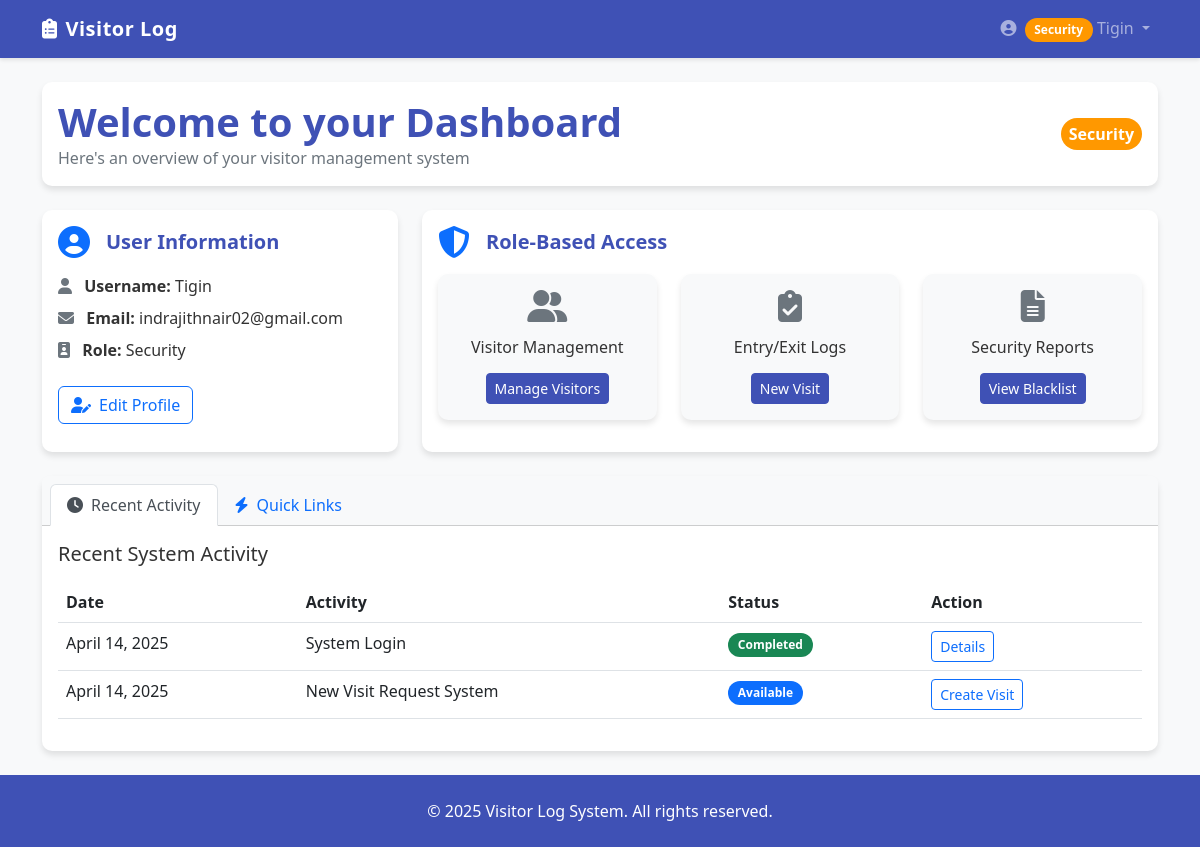
The page /dashboard/ (signed in) on the database as committed earlier.
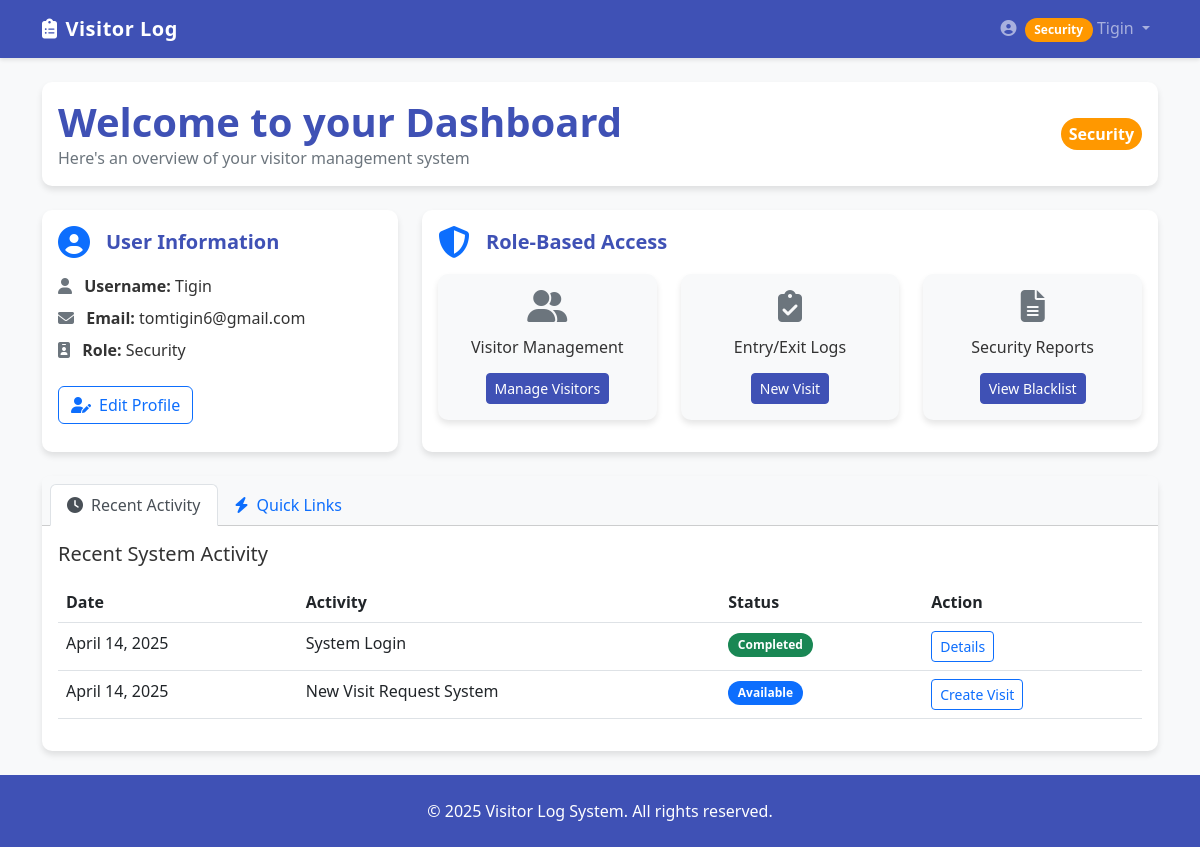
The same page on the database as committed later.
### users/models.py (models this page shows, shortened)
class CustomUser(AbstractUser):
    class Role(models.TextChoices):
        ADMIN = 'ADMIN', 'Admin'
        RESIDENT = 'RESIDENT', 'Resident'
        SECURITY = 'SECURITY', 'Security'
    role = models.CharField(
        max_length=10,
        choices=Role.choices,
        default=Role.RESIDENT
    )

### users/views.py (the view)
# urls.py: path('dashboard/', views.DashboardView.as_view(), name='dashboard'),
class DashboardView(LoginRequiredMixin, TemplateView):
    template_name = 'users/dashboard.html'
    def get_context_data(self, **kwargs):
        context = super().get_context_data(**kwargs)
        user = self.request.user
        context['user'] = user
        return context

### users/templates/users/dashboard.html (shortened to what the changed rows need)
{% extends "base.html" %}
{% load static %}
{% block content %}
<div class="container">
    <div class="row mb-4">
        <div class="col-12">
            <div class="card">
                <div class="card-body d-flex align-items-center">
                    <div>
                        <h1 class="card-title mb-0">Welcome to your Dashboard</h1>
                    </div>
                </div>
            </div>
        </div>
    </div>
    <div class="row g-4">
        <div class="col-md-4">
            <div class="card h-100">
                <div class="card-body">
                    <div class="card-text">
                        <div class="mb-2">
                            <i class="fas fa-user me-2 text-muted"></i>
                            <strong>Username:</strong> {{ user.username }}
                        </div>
                        <div class="mb-2">
                            <i class="fas fa-envelope me-2 text-muted"></i>
                            <strong>Email:</strong> {{ user.email }}
                        </div>
                        <div class="mb-2">
                            <i class="fas fa-id-badge me-2 text-muted"></i>
                            <strong>Role:</strong> {{ user.get_role_display }}
                        </div>
                    </div>
                </div>
            </div>
        </div>
        <div class="col-12">
            <div class="card">
                <div class="card-body">
                    <div class="tab-content" id="dashboardTabsContent">
                        <div class="tab-pane fade show active" id="activity" role="tabpanel" aria-labelledby="activity-tab">
                            <div class="row">
                                <div class="col-12">
                                    <div class="table-responsive">
                                        <table class="table table-hover">
                                            <thead>
                                                <tr>
                                                    <th scope="col">Date</th>
                                                    <th scope="col">Activity</th>
                                                    <th scope="col">Status</th>
                                                    <th scope="col">Action</th>
                                                </tr>
                                            </thead>
                                        </table>
                                    </div>
                                </div>
                            </div>
                        </div>
                    </div>
                </div>
            </div>
        </div>
    </div>
</div>
{% endblock %}

### users/templates/base.html (shortened to what this page needs)
<!DOCTYPE html>
<html lang="en">
<head>
    <link href="https://cdn.jsdelivr.net/npm/bootstrap@5.2.3/dist/css/bootstrap.min.css" rel="stylesheet">
    <link rel="stylesheet" href="https://cdnjs.cloudflare.com/ajax/libs/font-awesome/6.1.1/css/all.min.css">
</head>
<body>
    <nav class="navbar navbar-expand-lg navbar-dark">
        <div class="container">
            <a class="navbar-brand" href="{% url 'dashboard' %}">
                <i class="fas fa-clipboard-list me-2"></i>Visitor Log
            </a>
            <div class="collapse navbar-collapse" id="navbarNav">
                <ul class="navbar-nav ms-auto">
                    {% if user.is_authenticated %}
                        <li class="nav-item dropdown">
                            <a class="nav-link dropdown-toggle" href="#" id="navbarDropdown" role="button"
                                data-bs-toggle="dropdown" aria-expanded="false">
                                <i class="fas fa-user-circle me-1"></i>
                                {% if user.role == 'ADMIN' %}
                                    <span class="badge admin-role">Admin</span>
                                {% elif user.role == 'SECURITY' %}
                                    <span class="badge security-role">Security</span>
                                {% elif user.role == 'RESIDENT' %}
                                    <span class="badge resident-role">Resident</span>
                                {% endif %}
                                {{ user.username }}
                            </a>
                        </li>
                    {% else %}
                        <li class="nav-item">
                            <a class="nav-link" href="{% url 'login' %}">
                                <i class="fas fa-sign-in-alt me-1"></i>Login
                            </a>
                        </li>
                    {% endif %}
                </ul>
            </div>
        </div>
    </nav>
    <main class="py-4">
        {% block content %}{% endblock %}
    </main>
    <footer class="footer">
        <div class="container text-center">
            <p class="mb-0">© 2025 Visitor Log System. All rights reserved.</p>
        </div>
    </footer>
</body>
</html>

Rows that differ between the two databases and show on the page:
changed CustomUser "Tigin": email "indrajithnair02@gmail.com" → "tomtigin6@gmail.com"
